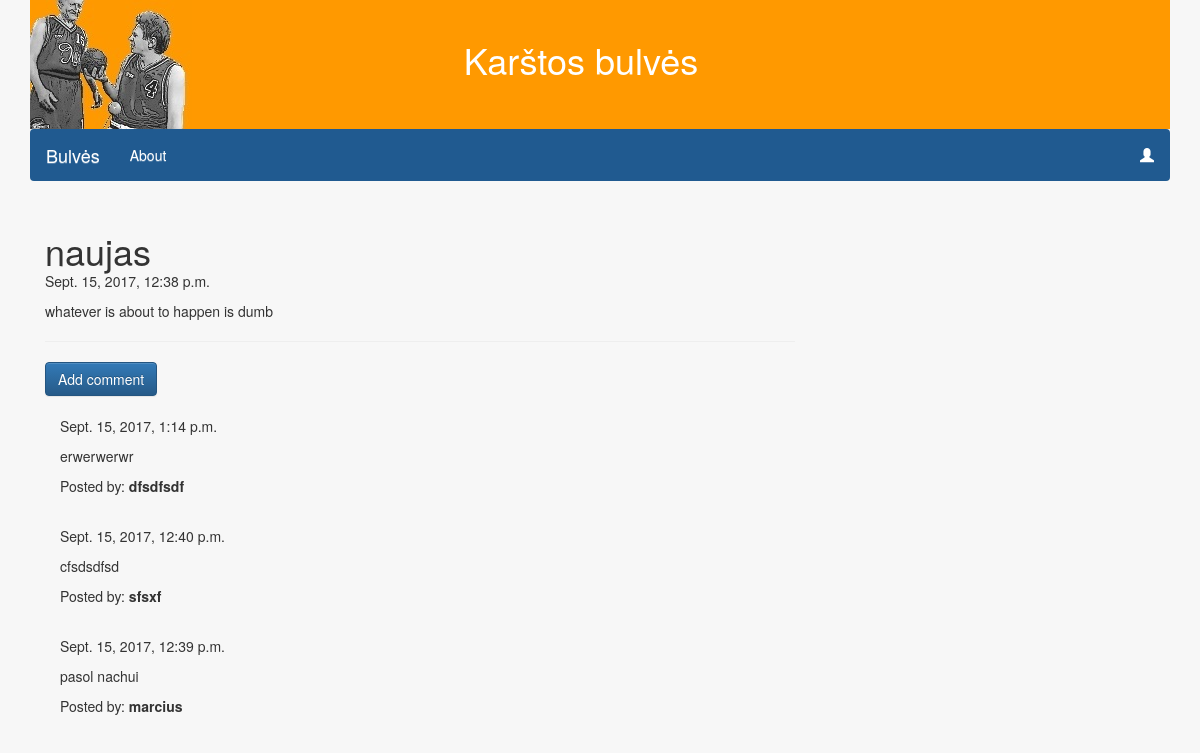
/post/1, run on the app's committed database.
### blog/models.py (models this page shows, shortened)
class Post(models.Model):
    author = models.ForeignKey('auth.User')
    title = models.CharField(max_length=200)
    text = models.TextField()
    created_date = models.DateTimeField(default=timezone.now)
    published_date = models.DateTimeField(blank=True, null=True)

class Comment(models.Model):
    post = models.ForeignKey('blog.Post', related_name='comments')
    author = models.CharField(max_length=200)
    text = models.TextField()
    created_date = models.DateTimeField(default=timezone.now)

### blog/views.py (the view)
# urls.py: url(r'^post/(?P<pk>\d+)$', views.PostDetailView.as_view(), name='post_detail'),
class PostDetailView(DetailView):
    model = Post

### blog/templates/blog/post_detail.html (shortened to what this page needs)
{% extends 'blog/base.html' %}
{% block content %}
        <h1 class='posttitle loader'>{{ post.title }}</h1>
        {% if post.published_date %}
            <div class="date postdate">
                {{ post.published_date }}
            </div>
        {% else %}
            <a class="btn btn-default" href="{% url 'post_publish' pk=post.pk %}">Publish</a>
        {% endif %}
      <p class='postcontent' >{{ post.text|safe|linebreaksbr }}</p>
  <hr>
  <a class="btn btn-primary btn-comment" href="{% url 'add_comment_to_post' pk=post.pk %}">Add comment</a>
  <div class="container">
  {% for comment in post.comments.all reversed %}
  <br>
      {{ comment.created_date }}
      <p>{{ comment.text|safe|linebreaks }}</p>
      <p>Posted by: <strong>{{ comment.author }}</strong></p>
  {% empty %}
      <p>No comments posted.</p>
  {% endfor %}
</div>
{% endblock %}

### static/css/base.css (style rules this page uses)
body { background: #f7f7f7; }
h1 { margin: 0px; }

### data on the page
Post: title "naujas", published_date "Sept. 15, 2017, 12:38 p.m.", text "whatever is about to happen is dumb"
Comment: created_date "Sept. 15, 2017, 1:14 p.m.", text "erwerwerwr", author "dfsdfsdf"
Comment: created_date "Sept. 15, 2017, 12:40 p.m.", text "cfsdsdfsd", author "sfsxf"
Comment: created_date "Sept. 15, 2017, 12:39 p.m.", text "pasol nachui", author "marcius"
